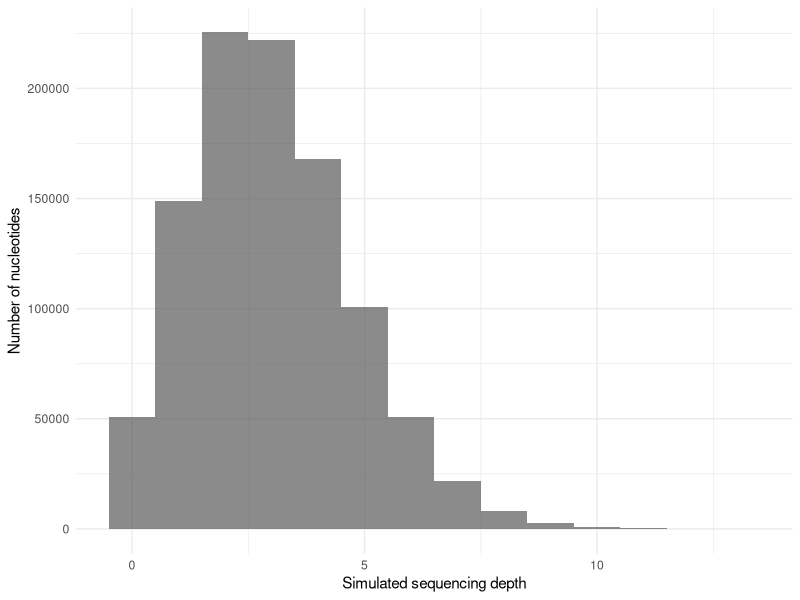
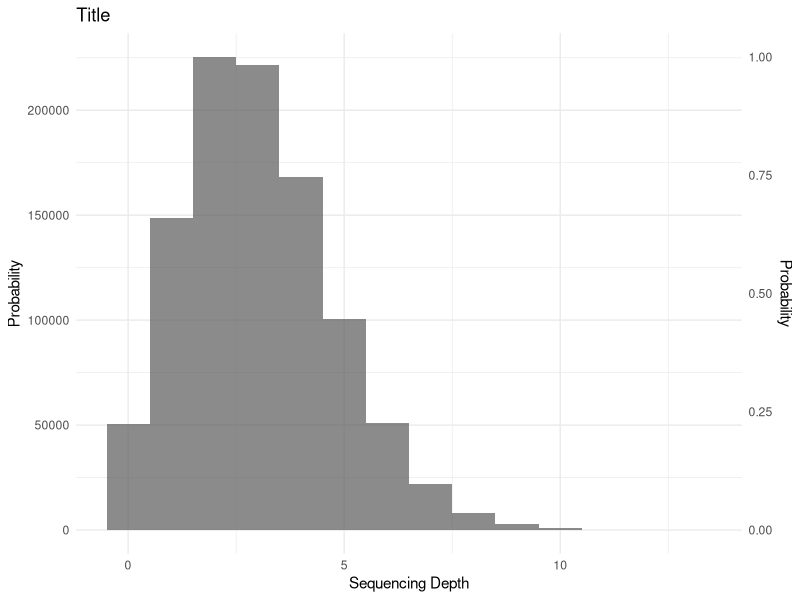

The R script that drew these images, in order:
#Genome Assembly
#Etta Schaye
#Due Sep. 20th, 2024

#Set working directory
setwd("qbb2024-answers/week1/")

#Import libraries
library(tidyverse)

#Import simulated data
genome_coverage <- read_csv("genome_coverage.csv", col_names = FALSE)

#Plot simulated data
ggplot(genome_coverage, 
       aes(X1)) +
  geom_histogram(bins = 14, alpha = 0.7) + #one bin for integers 0 to 13
  xlab("Simulated sequencing depth") +
  ylab("Number of nucleotides") +
  theme_minimal()
sequencing_depth <- 0:13 
poisson_overlay <- dpois(x = sequencing_depth, lambda = 3)
poisson_overlay <- tibble(Column1 = sequencing_depth, Column2 = poisson_overlay)
poisson_overlay <- rename(poisson_overlay, depth = Column1, probability = Column2)


# Create the plot
ggplot() +
    geom_histogram(data = genome_coverage, aes(x = X1), bins = 14, alpha = 0.7) + #one bin for integers 0 to 13
       xlab("Simulated sequencing depth") +
       ylab("Number of nucleotides") +
       theme_minimal() +
  geom_col(data = poisson_overlay, aes(x = sequencing_depth, y = probability),fill = "blue", alpha = 0.7) +
  labs(x = "Sequencing Depth", y = "Probability", title = "Title") + scale_y_continuous(sec.axis = sec_axis(~./max(table(genome_coverage$X1)), name = "Probability"))
  theme_minimal() 
  
#I cannot get them to overlay successfully

#Count how many times each coverage level occurred 
genome_coverage
coverage_tally <- genome_coverage %>% count(X1)
coverage_tally

#50687 positions were not sequenced 
#Poisson estimate for 0X: 0.04978707
#With 1 million positions, 0X coverage should occur 49787.07 times
